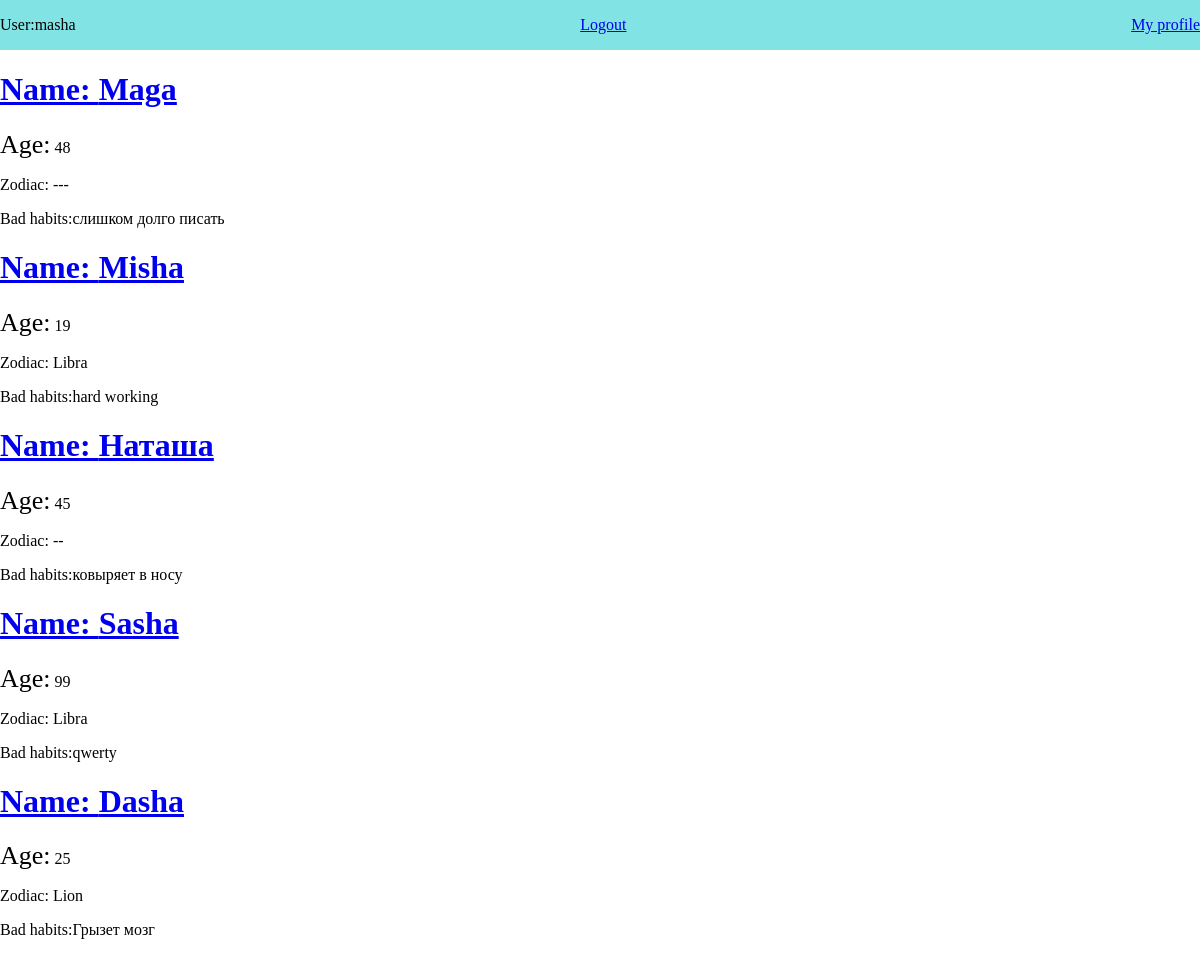
Page /accounts/ (signed in) on the committed database.
### accounts/models.py (models this page shows, shortened)
class Account(models.Model):
    user = models.OneToOneField(
        User, related_name="account_user", on_delete=models.CASCADE
    )
    name = models.CharField(max_length=20)
    age = models.IntegerField()
    zodiac = models.CharField(max_length=10)
    about_bad_habits = models.TextField()
    image = models.ImageField(upload_to="account_images/", null=True, blank=True)
    like = models.ManyToManyField(User)

### accounts/views.py (the view)
# urls.py: path("accounts/", profiles_list),
def profiles_list(request):
    list_obj = Account.objects.all()
    list_obj = list_obj.exclude(user=request.user.id)
    return render(request, "accounts/list.html", {"list_obj": list_obj})

### accounts/templates/accounts/list.html
{% extends 'base.html' %}
{% block content %}
   {% for account in list_obj %}
      <h1>
         <a href="/accounts/{{account.pk}}/">Name: {{account.name}}</a>
      </h1>
      <p>
         <span class="text"> Age:</span>
         <span > {{account.age}} </span>
      </p>
      <p>
         Zodiac: {{account.zodiac}}
      </p>
      <p>
         Bad habits:{{account.about_bad_habits}}
      </p>
   {% endfor %}
{% endblock %}

### templates/navbar.html
<nav>
    <p>
        User:{{ user}}
    </p>
    {% if user.is_authenticated %}
        <a href="/accounts/logout/">Logout</a>
        {% if user.account_user %}
            <a href="/accounts/{{user.account_user.pk}}/">My profile</a>
        {% endif %}
    {% else %}
        <a href="/accounts/login/">Login</a>
        <a href="/accounts/usercreate/">Register user</a>
    {% endif %}
</nav>

### staticbase/css/style.css (style rules this page uses)
body { margin: 0; padding: 0; }
nav { padding: 1.45; background-color: #81e3e3; display: flex; justify-content: space-between; align-items: center; }
.text { font-size: 26px; }

### rows in the picture
Account: name "Maga", age "48", zodiac "---", about_bad_habits "слишком долго писать"
Account: name "Misha", age "19", zodiac "Libra", about_bad_habits "hard working"
Account: name "Наташа", age "45", zodiac "--", about_bad_habits "ковыряет в носу"
Account: name "Sasha", age "99", zodiac "Libra", about_bad_habits "qwerty"
Account: name "Dasha", age "25", zodiac "Lion", about_bad_habits "Грызет мозг"

### other values in the picture
{{ user }} "masha"
